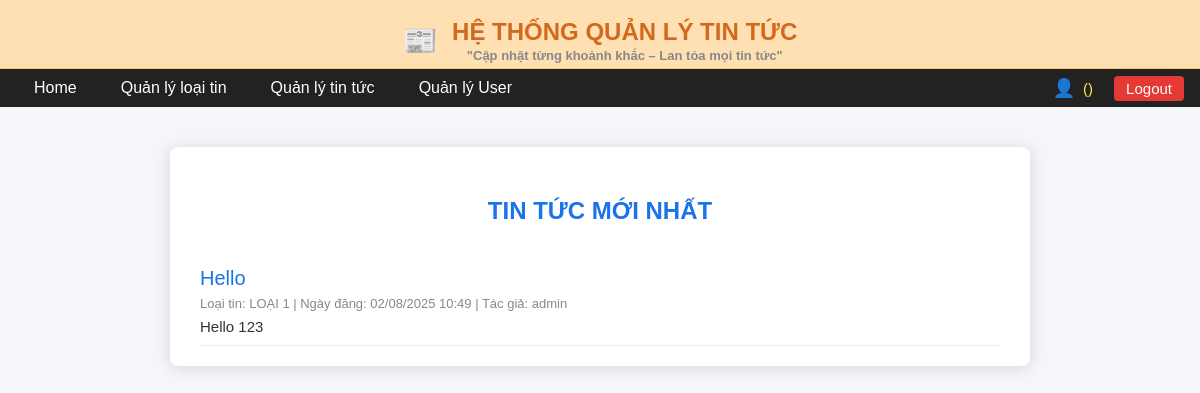
The page /view.php on the database its author committed.
### tables this page shows
CREATE TABLE `baiviet` (
  `id` int(11) NOT NULL,
  `tieude` varchar(255) NOT NULL,
  `noidung` text NOT NULL,
  `loaitin_id` int(11) NOT NULL,
  `ngaytao` datetime DEFAULT current_timestamp(),
  `tacgia` varchar(100) DEFAULT NULL
);

CREATE TABLE `loaitin` (
  `id` int(11) NOT NULL,
  `tenloai` varchar(255) NOT NULL,
  `trangthai` tinyint(1) DEFAULT 1
);

### view.php (the view, shortened to what this page needs)
<?php
include 'connect.php';
$user = $_SESSION['user'];
$result = $conn->query("SELECT b.id, b.tieude, b.noidung, b.ngaytao, l.tenloai, b.tacgia FROM baiviet b JOIN loaitin l ON b.loaitin_id = l.id WHERE l.trangthai=1 ORDER BY b.id DESC");
$baiviet = $result ? $result->fetch_all(MYSQLI_ASSOC) : [];
?>
<!DOCTYPE html>
<html lang="vi">
<head>
</head>
<body>
    <div class="header-top">
        <span class="icon">📰</span>
        <div class="header-top-title">
            HỆ THỐNG QUẢN LÝ TIN TỨC
            <span class="header-top-desc">"Cập nhật từng khoảnh khắc – Lan tỏa mọi tin tức"</span>
        </div>
    </div>
    <nav class="navbar">
        <a href="index.php" class="nav-link">Home</a>
        <a href="quanlyloaitin.php" class="nav-link">Quản lý loại tin</a>
        <a href="quanlytin.php" class="nav-link">Quản lý tin tức</a>
        <a href="quanlyuser.php" class="nav-link">Quản lý User</a>
        <div class="navbar-user">
            <span class="user-icon">👤</span>
            <span class="user-name"><?= htmlspecialchars($user['username']) ?> (<?= htmlspecialchars($user['role']) ?>)</span>
            <a href="logout.php" class="logout-link">Logout</a>
        </div>
    </nav>
    <div class="news-list">
        <h2 style="color:#1a73e8;text-align:center;margin-bottom:24px;">TIN TỨC MỚI NHẤT</h2>
        <?php if (empty($baiviet)): ?>
            <div style="text-align:center;color:#888;">Chưa có tin tức nào.</div>
        <?php else: ?>
            <?php foreach ($baiviet as $bv): ?>
                <div class="news-item">
                    <div class="news-title">
                        <a href="page.php?id=<?= $bv['id'] ?>" style="color:#1a73e8;text-decoration:none;">
                            <?= htmlspecialchars($bv['tieude']) ?>
                        </a>
                    </div>
                    <div class="news-meta">
                        Loại tin: <?= htmlspecialchars($bv['tenloai']) ?> |
                        Ngày đăng: <?= date('d/m/Y H:i', strtotime($bv['ngaytao'])) ?> |
                        Tác giả: <?= htmlspecialchars($bv['tacgia']) ?>
                    </div>
                    <div class="news-content">
                        <?php
                            $preview = mb_substr(strip_tags($bv['noidung']), 0, 200, 'UTF-8');
                            echo htmlspecialchars($preview);
                        ?>
                    </div>
                </div>
<?php endforeach; ?>
        <?php endif; ?>
    </div>
</body>
</html>

### view.php (style rules this page uses)
body { font-family: Arial, sans-serif; background: #f5f6fa; margin: 0; }
.header-top { background: #ffe0b2; padding: 18px 0 5px 0; text-align: center; border-bottom: 1px solid #f7c873; }
.header-top .icon { display: inline-block; vertical-align: middle; font-size: 28px; margin-right: 10px; }
.header-top-title { display: inline-block; font-size: 24px; color: #d2691e; font-weight: bold; vertical-align: middle; }
.header-top-desc { display: block; font-size: 13px; color: #888; margin-top: 2px; }
.news-list { max-width: 800px; margin: 40px auto 0 auto; background: #fff; border-radius: 8px; box-shadow: 0 2px 16px #0002; padding: 30px 30px 20px 30px; }
.news-item { border-bottom: 1px solid #eee; padding: 18px 0 10px 0; }
.news-title { font-size: 20px; color: #1a73e8; margin: 0 0 6px 0; }
.news-meta { font-size: 13px; color: #888; margin-bottom: 7px; }
.news-content { font-size: 15px; color: #333; }
.navbar { background: #222; min-height: 38px; display: flex; align-items: center; gap: 8px; justify-content: flex-start; position: relative; padding: 0px 16px; }
.nav-link { color: #fff; text-decoration: none; padding: 0 18px; line-height: 38px; display: inline-block; font-size: 16px; transition: background 0.2s; }
.navbar-user { margin-left: auto; display: flex; align-items: center; gap: 8px; color: #ffeb3b; font-size: 15px; }
.user-icon { font-size: 18px; color: #ffeb3b; }
.user-name { color: #ffeb3b; margin-right: 8px; }
.logout-link { color: #fff; background: #e53935; border-radius: 4px; padding: 4px 12px; text-decoration: none; font-size: 15px; margin-left: 5px; transition: background 0.2s; }

### rows shown on the page
baiviet: tieude "Hello", loaitin.tenloai "LOẠI 1", ngaytao "02/08/2025 10:49", tacgia "admin", noidung "Hello 123"
